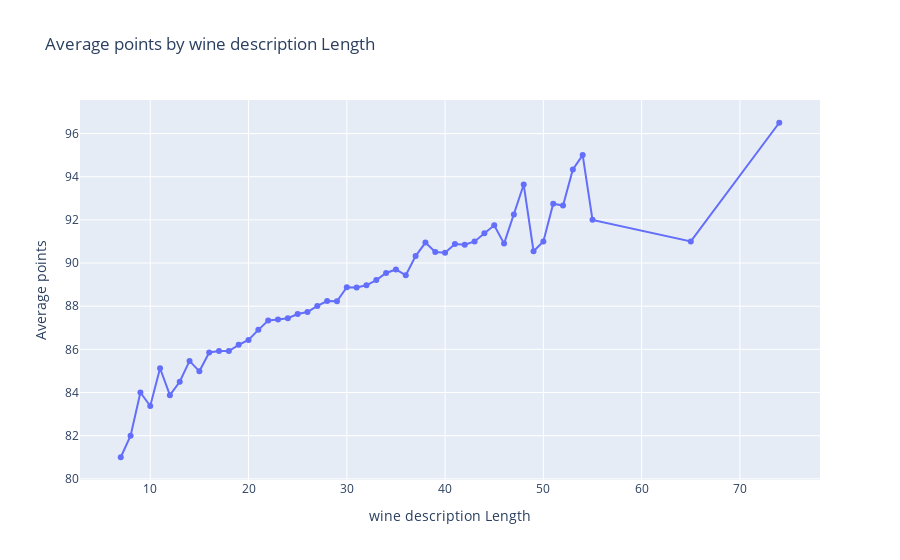

Write notebook code for a chart like this one.
### Code cell
fig = dict(data=[trace1], layout=layout)
py.iplot(fig)

### Figure 1 — Plotly figure (JSON) as saved in the notebook; plotly's stock layout.template omitted (floating-point values rounded to 4 significant figures)
{"data": [{"mode": "lines+markers", "name": "lines+markers", "type": "scatter", "x": [7, 8, 9, 10, 11, 12, 13, 14, 15, 16, 17, 18, 19, 20, 21, 22, 23, 24, 25, 26, 27, 28, 29, 30, 31, 32, 33, 34, 35, 36, 37, 38, 39, 40, 41, 42, 43, 44, 45, 46, 47, 48, 49, 50, 51, 52, 53, 54, 55, 65, 74], "y": [81, 82, 84, 83.38, 85.12, 83.88, 84.5, 85.46, 84.98, 85.85, 85.93, 85.92, 86.21, 86.44, 86.9, 87.33, 87.39, 87.44, 87.64, 87.73, 88.01, 88.24, 88.22, 88.88, 88.87, 88.97, 89.21, 89.54, 89.7, 89.43, 90.32, 90.95, 90.51, 90.48, 90.88, 90.84, 91, 91.38, 91.75, 90.9, 92.25, 93.64, 90.55, 91, 92.75, 92.67, 94.33, 95, 92, 91, 96.5]}], "layout": {"autosize": true, "title": {"text": "Average points by wine description Length"}, "xaxis": {"autorange": true, "range": [2.945, 78.05], "title": {"text": "wine description Length"}, "type": "linear"}, "yaxis": {"autorange": true, "range": [79.72, 97.78], "title": {"text": "Average points"}, "type": "linear"}}}
